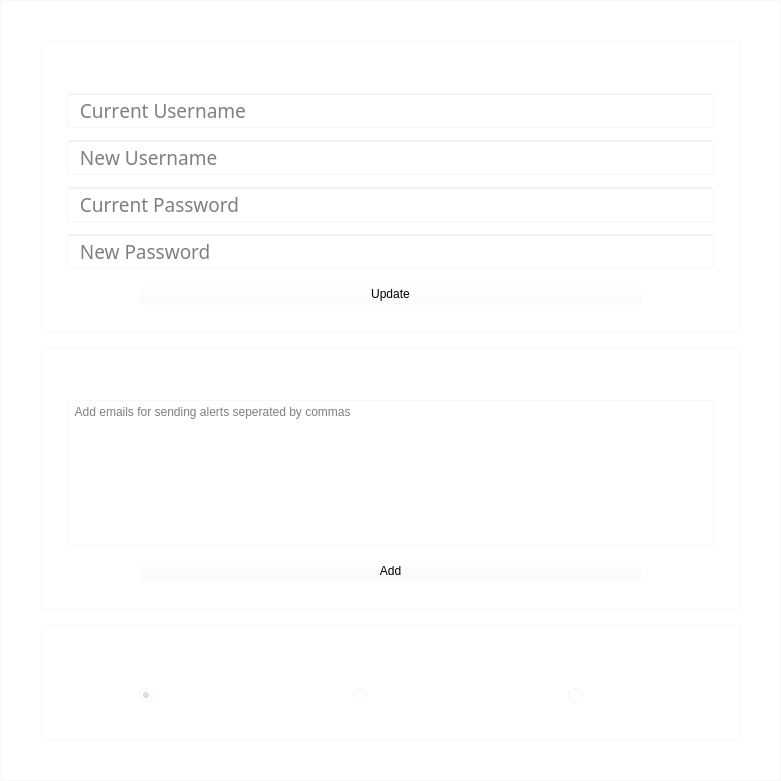
              <widget class="QFrame" name="frame_43">
               <property name="geometry">
                <rect>
                 <x>80</x>
                 <y>50</y>
                 <width>781</width>
                 <height>781</height>
                </rect>
               </property>
               <property name="styleSheet">
                <string notr="true">background-color:rgba(255,255,255,30);</string>
               </property>
               <property name="frameShape">
                <enum>QFrame::StyledPanel</enum>
               </property>
               <property name="frameShadow">
                <enum>QFrame::Raised</enum>
               </property>
               <layout class="QVBoxLayout" name="verticalLayout_3">
                <property name="spacing">
                 <number>15</number>
                </property>
                <property name="leftMargin">
                 <number>40</number>
                </property>
                <property name="topMargin">
                 <number>40</number>
                </property>
                <property name="rightMargin">
                 <number>40</number>
                </property>
                <property name="bottomMargin">
                 <number>40</number>
                </property>
                <item>
                 <widget class="QFrame" name="frame_119">
                  <property name="styleSheet">
                   <string notr="true">background-color:rgba(255,255,255,30);</string>
                  </property>
                  <property name="frameShape">
                   <enum>QFrame::StyledPanel</enum>
                  </property>
                  <property name="frameShadow">
                   <enum>QFrame::Raised</enum>
                  </property>
                  <layout class="QVBoxLayout" name="verticalLayout_9">
                   <property name="spacing">
                    <number>12</number>
                   </property>
                   <property name="leftMargin">
                    <number>25</number>
                   </property>
                   <property name="topMargin">
                    <number>25</number>
                   </property>
                   <property name="rightMargin">
                    <number>25</number>
                   </property>
                   <property name="bottomMargin">
                    <number>25</number>
                   </property>
                   <item>
                    <widget class="QLabel" name="label_118">
                     <property name="maximumSize">
                      <size>
                       <width>16777215</width>
                       <height>40</height>
                      </size>
                     </property>
                     <property name="text">
                      <string>&lt;html&gt;&lt;head/&gt;&lt;body&gt;&lt;p align=&quot;center&quot;&gt;&lt;span style=&quot; color:#ffffff;&quot;&gt;User Config&lt;/span&gt;&lt;/p&gt;&lt;/body&gt;&lt;/html&gt;</string>
                     </property>
                     <property name="margin">
                      <number>5</number>
                     </property>
                    </widget>
                   </item>
                   <item>
                    <widget class="QLineEdit" name="current_username">
                     <property name="minimumSize">
                      <size>
                       <width>0</width>
                       <height>0</height>
                      </size>
                     </property>
                     <property name="maximumSize">
                      <size>
                       <width>16777215</width>
                       <height>16777215</height>
                      </size>
                     </property>
                     <property name="font">
                      <font>
                       <family>Bahnschrift Light Condensed</family>
                       <pointsize>14</pointsize>
                       <weight>3</weight>
                       <italic>false</italic>
                       <bold>false</bold>
                       <kerning>false</kerning>
                      </font>
                     </property>
                     <property name="autoFillBackground">
                      <bool>false</bool>
                     </property>
                     <property name="styleSheet">
                      <string notr="true"/>
                     </property>
                     <property name="text">
                      <string/>
                     </property>
                     <property name="maxLength">
                      <number>35</number>
                     </property>
                     <property name="placeholderText">
                      <string>  Current Username</string>
                     </property>
                    </widget>
                   </item>
                   <item>
                    <widget class="QLineEdit" name="new_username">
                     <property name="minimumSize">
                      <size>
                       <width>0</width>
                       <height>0</height>
                      </size>
                     </property>
                     <property name="maximumSize">
                      <size>
                       <width>16777215</width>
                       <height>16777215</height>
                      </size>
                     </property>
                     <property name="font">
                      <font>
                       <family>Bahnschrift Light Condensed</family>
                       <pointsize>14</pointsize>
                       <weight>3</weight>
                       <italic>false</italic>
                       <bold>false</bold>
                       <kerning>false</kerning>
                      </font>
                     </property>
                     <property name="autoFillBackground">
                      <bool>false</bool>
                     </property>
                     <property name="styleSheet">
                      <string notr="true"/>
                     </property>
                     <property name="text">
                      <string/>
                     </property>
                     <property name="maxLength">
                      <number>35</number>
                     </property>
                     <property name="placeholderText">
                      <string>  New Username</string>
                     </property>
                    </widget>
                   </item>
                   <item>
                    <widget class="QLineEdit" name="current_password">
                     <property name="minimumSize">
                      <size>
                       <width>0</width>
                       <height>0</height>
                      </size>
                     </property>
                     <property name="maximumSize">
                      <size>
                       <width>16777215</width>
                       <height>16777215</height>
                      </size>
                     </property>
                     <property name="font">
                      <font>
                       <family>Bahnschrift Light Condensed</family>
                       <pointsize>14</pointsize>
                       <weight>3</weight>
                       <italic>false</italic>
                       <bold>false</bold>
                      </font>
                     </property>
                     <property name="styleSheet">
                      <string notr="true"/>
                     </property>
                     <property name="maxLength">
                      <number>32767</number>
                     </property>
                     <property name="frame">
                      <bool>true</bool>
                     </property>
                     <property name="echoMode">
                      <enum>QLineEdit::Password</enum>
                     </property>
                     <property name="placeholderText">
                      <string>  Current Password</string>
                     </property>
                    </widget>
                   </item>
                   <item>
                    <widget class="QLineEdit" name="new_password">
                     <property name="minimumSize">
                      <size>
                       <width>0</width>
                       <height>0</height>
                      </size>
                     </property>
                     <property name="maximumSize">
                      <size>
                       <width>16777215</width>
                       <height>16777215</height>
                      </size>
                     </property>
                     <property name="font">
                      <font>
                       <family>Bahnschrift Light Condensed</family>
                       <pointsize>14</pointsize>
                       <weight>3</weight>
                       <italic>false</italic>
                       <bold>false</bold>
                      </font>
                     </property>
                     <property name="styleSheet">
                      <string notr="true"/>
                     </property>
                     <property name="maxLength">
                      <number>32767</number>
                     </property>
                     <property name="frame">
                      <bool>true</bool>
                     </property>
                     <property name="echoMode">
                      <enum>QLineEdit::Password</enum>
                     </property>
                     <property name="placeholderText">
                      <string>  New Password</string>
                     </property>
                    </widget>
                   </item>
                   <item>
                    <widget class="QFrame" name="frame_120">
                     <property name="styleSheet">
                      <string notr="true">background-color:rgba(255,255,255,0);</string>
                     </property>
                     <property name="frameShape">
                      <enum>QFrame::StyledPanel</enum>
                     </property>
                     <property name="frameShadow">
                      <enum>QFrame::Raised</enum>
                     </property>
                     <layout class="QVBoxLayout" name="verticalLayout_131">
                      <property name="spacing">
                       <number>0</number>
                      </property>
                      <property name="leftMargin">
                       <number>0</number>
                      </property>
                      <property name="topMargin">
                       <number>0</number>
                      </property>
                      <property name="rightMargin">
                       <number>0</number>
                      </property>
                      <property name="bottomMargin">
                       <number>0</number>
                      </property>
                      <item>
                       <widget class="QFrame" name="frame_121">
                        <property name="frameShape">
                         <enum>QFrame::StyledPanel</enum>
                        </property>
                        <property name="frameShadow">
                         <enum>QFrame::Raised</enum>
                        </property>
                        <layout class="QHBoxLayout" name="horizontalLayout_127">
                         <property name="spacing">
                          <number>0</number>
                         </property>
                         <property name="leftMargin">
                          <number>0</number>
                         </property>
                         <property name="topMargin">
                          <number>0</number>
                         </property>
                         <property name="rightMargin">
                          <number>0</number>
                         </property>
                         <property name="bottomMargin">
                          <number>0</number>
                         </property>
                         <item>
                          <spacer name="horizontalSpacer_49">
                           <property name="orientation">
                            <enum>Qt::Horizontal</enum>
                           </property>
                           <property name="sizeType">
                            <enum>QSizePolicy::Fixed</enum>
                           </property>
                           <property name="sizeHint" stdset="0">
                            <size>
                             <width>70</width>
                             <height>20</height>
                            </size>
                           </property>
                          </spacer>
                         </item>
                         <item>
                          <widget class="QPushButton" name="update_user_config_button">
                           <property name="cursor">
                            <cursorShape>PointingHandCursor</cursorShape>
                           </property>
                           <property name="autoFillBackground">
                            <bool>false</bool>
                           </property>
                           <property name="text">
                            <string>Update</string>
                           </property>
                          </widget>
                         </item>
                         <item>
                          <spacer name="horizontalSpacer_50">
                           <property name="orientation">
                            <enum>Qt::Horizontal</enum>
                           </property>
                           <property name="sizeType">
                            <enum>QSizePolicy::Fixed</enum>
                           </property>
                           <property name="sizeHint" stdset="0">
                            <size>
                             <width>70</width>
                             <height>20</height>
                            </size>
                           </property>
                          </spacer>
                         </item>
                        </layout>
                       </widget>
                      </item>
                     </layout>
                    </widget>
                   </item>
                  </layout>
                 </widget>
                </item>
                <item>
                 <widget class="QFrame" name="frame_112">
                  <property name="styleSheet">
                   <string notr="true">background-color:rgba(255,255,255,30);</string>
                  </property>
                  <property name="frameShape">
                   <enum>QFrame::StyledPanel</enum>
                  </property>
                  <property name="frameShadow">
                   <enum>QFrame::Raised</enum>
                  </property>
                  <layout class="QVBoxLayout" name="verticalLayout_129">
                   <property name="spacing">
                    <number>12</number>
                   </property>
                   <property name="leftMargin">
                    <number>25</number>
                   </property>
                   <property name="topMargin">
                    <number>25</number>
                   </property>
                   <property name="rightMargin">
                    <number>25</number>
                   </property>
                   <property name="bottomMargin">
                    <number>25</number>
                   </property>
                   <item>
                    <widget class="QLabel" name="label_117">
                     <property name="maximumSize">
                      <size>
                       <width>16777215</width>
                       <height>40</height>
                      </size>
                     </property>
                     <property name="text">
                      <string>&lt;html&gt;&lt;head/&gt;&lt;body&gt;&lt;p align=&quot;center&quot;&gt;&lt;span style=&quot; color:#ffffff;&quot;&gt;Alert Emails&lt;/span&gt;&lt;/p&gt;&lt;/body&gt;&lt;/html&gt;</string>
                     </property>
                     <property name="margin">
                      <number>5</number>
                     </property>
                    </widget>
                   </item>
                   <item>
                    <widget class="QTextEdit" name="email_address_area_4">
                     <property name="placeholderText">
                      <string> Add emails for sending alerts seperated by commas</string>
                     </property>
                    </widget>
                   </item>
                   <item>
                    <widget class="QFrame" name="frame_117">
                     <property name="styleSheet">
                      <string notr="true">background-color:rgba(255,255,255,0);</string>
                     </property>
                     <property name="frameShape">
                      <enum>QFrame::StyledPanel</enum>
                     </property>
                     <property name="frameShadow">
                      <enum>QFrame::Raised</enum>
                     </property>
                     <layout class="QVBoxLayout" name="verticalLayout_130">
                      <property name="spacing">
                       <number>0</number>
                      </property>
                      <property name="leftMargin">
                       <number>0</number>
                      </property>
                      <property name="topMargin">
                       <number>0</number>
                      </property>
                      <property name="rightMargin">
                       <number>0</number>
                      </property>
                      <property name="bottomMargin">
                       <number>0</number>
                      </property>
                      <item>
                       <widget class="QFrame" name="frame_118">
                        <property name="frameShape">
                         <enum>QFrame::StyledPanel</enum>
                        </property>
                        <property name="frameShadow">
                         <enum>QFrame::Raised</enum>
                        </property>
                        <layout class="QHBoxLayout" name="horizontalLayout_126">
                         <property name="spacing">
                          <number>0</number>
                         </property>
                         <property name="leftMargin">
                          <number>0</number>
                         </property>
                         <property name="topMargin">
                          <number>0</number>
                         </property>
                         <property name="rightMargin">
                          <number>0</number>
                         </property>
                         <property name="bottomMargin">
                          <number>0</number>
                         </property>
                         <item>
                          <spacer name="horizontalSpacer_47">
                           <property name="orientation">
                            <enum>Qt::Horizontal</enum>
                           </property>
                           <property name="sizeType">
                            <enum>QSizePolicy::Fixed</enum>
                           </property>
                           <property name="sizeHint" stdset="0">
                            <size>
                             <width>70</width>
                             <height>20</height>
                            </size>
                           </property>
                          </spacer>
                         </item>
                         <item>
                          <widget class="QPushButton" name="add_email_address_button_4">
                           <property name="cursor">
                            <cursorShape>PointingHandCursor</cursorShape>
                           </property>
                           <property name="text">
                            <string>Add</string>
                           </property>
                          </widget>
                         </item>
                         <item>
                          <spacer name="horizontalSpacer_48">
                           <property name="orientation">
                            <enum>Qt::Horizontal</enum>
                           </property>
                           <property name="sizeType">
                            <enum>QSizePolicy::Fixed</enum>
                           </property>
                           <property name="sizeHint" stdset="0">
                            <size>
                             <width>70</width>
                             <height>20</height>
                            </size>
                           </property>
                          </spacer>
                         </item>
                        </layout>
                       </widget>
                      </item>
                     </layout>
                    </widget>
                   </item>
                  </layout>
                 </widget>
                </item>
                <item>
                 <widget class="QFrame" name="frame_106">
                  <property name="styleSheet">
                   <string notr="true">background-color:rgba(255,255,255,30);</string>
                  </property>
                  <property name="frameShape">
                   <enum>QFrame::StyledPanel</enum>
                  </property>
                  <property name="frameShadow">
                   <enum>QFrame::Raised</enum>
                  </property>
                  <layout class="QVBoxLayout" name="verticalLayout_119">
                   <property name="spacing">
                    <number>12</number>
                   </property>
                   <property name="leftMargin">
                    <number>25</number>
                   </property>
                   <property name="topMargin">
                    <number>25</number>
                   </property>
                   <property name="rightMargin">
                    <number>25</number>
                   </property>
                   <property name="bottomMargin">
                    <number>25</number>
                   </property>
                   <item>
                    <widget class="QLabel" name="label_112">
                     <property name="maximumSize">
                      <size>
                       <width>16777215</width>
                       <height>40</height>
                      </size>
                     </property>
                     <property name="text">
                      <string>&lt;html&gt;&lt;head/&gt;&lt;body&gt;&lt;p align=&quot;center&quot;&gt;&lt;span style=&quot; color:#ffffff;&quot;&gt;Log Files Duration&lt;/span&gt;&lt;/p&gt;&lt;/body&gt;&lt;/html&gt;</string>
                     </property>
                     <property name="margin">
                      <number>5</number>
                     </property>
                    </widget>
                   </item>
                   <item>
                    <widget class="QFrame" name="frame_107">
                     <property name="styleSheet">
                      <string notr="true">background-color:rgba(255,255,255,0);</string>
                     </property>
                     <property name="frameShape">
                      <enum>QFrame::StyledPanel</enum>
                     </property>
                     <property name="frameShadow">
                      <enum>QFrame::Raised</enum>
                     </property>
                     <layout class="QVBoxLayout" name="verticalLayout_122">
                      <property name="spacing">
                       <number>0</number>
                      </property>
                      <property name="leftMargin">
                       <number>0</number>
                      </property>
                      <property name="topMargin">
                       <number>0</number>
                      </property>
                      <property name="rightMargin">
                       <number>0</number>
                      </property>
                      <property name="bottomMargin">
                       <number>0</number>
                      </property>
                      <item>
                       <widget class="QFrame" name="frame_108">
                        <property name="frameShape">
                         <enum>QFrame::StyledPanel</enum>
                        </property>
                        <property name="frameShadow">
                         <enum>QFrame::Raised</enum>
                        </property>
                        <layout class="QHBoxLayout" name="horizontalLayout_122">
                         <property name="spacing">
                          <number>0</number>
                         </property>
                         <property name="leftMargin">
                          <number>0</number>
                         </property>
                         <property name="topMargin">
                          <number>0</number>
                         </property>
                         <property name="rightMargin">
                          <number>0</number>
                         </property>
                         <property name="bottomMargin">
                          <number>0</number>
                         </property>
                         <item>
                          <spacer name="horizontalSpacer_38">
                           <property name="orientation">
                            <enum>Qt::Horizontal</enum>
                           </property>
                           <property name="sizeType">
                            <enum>QSizePolicy::Fixed</enum>
                           </property>
                           <property name="sizeHint" stdset="0">
                            <size>
                             <width>70</width>
                             <height>20</height>
                            </size>
                           </property>
                          </spacer>
                         </item>
                         <item>
                          <widget class="QRadioButton" name="monthly">
                           <property name="font">
                            <font>
                             <family>Bahnschrift Light Condensed</family>
                             <pointsize>14</pointsize>
                             <weight>3</weight>
                             <italic>false</italic>
                             <bold>false</bold>
                             <stylestrategy>PreferDefault</stylestrategy>
                            </font>
                           </property>
                           <property name="contextMenuPolicy">
                            <enum>Qt::DefaultContextMenu</enum>
                           </property>
                           <property name="layoutDirection">
                            <enum>Qt::LeftToRight</enum>
                           </property>
                           <property name="styleSheet">
                            <string notr="true">background-color:rgba(255,255,255,30);
color: rgb(255, 255, 255);</string>
                           </property>
                           <property name="text">
                            <string>Monthly</string>
                           </property>
                           <property name="checked">
                            <bool>true</bool>
                           </property>
                          </widget>
                         </item>
                         <item>
                          <spacer name="horizontalSpacer_39">
                           <property name="orientation">
                            <enum>Qt::Horizontal</enum>
                           </property>
                           <property name="sizeType">
                            <enum>QSizePolicy::Fixed</enum>
                           </property>
                           <property name="sizeHint" stdset="0">
                            <size>
                             <width>70</width>
                             <height>20</height>
                            </size>
                           </property>
                          </spacer>
                         </item>
                         <item>
                          <widget class="QRadioButton" name="quaterly">
                           <property name="styleSheet">
                            <string notr="true">background-color:rgba(255,255,255,30);
color: rgb(255, 255, 255);</string>
                           </property>
                           <property name="text">
                            <string>Quaterly</string>
                           </property>
                           <property name="checked">
                            <bool>false</bool>
                           </property>
                          </widget>
                         </item>
                         <item>
                          <spacer name="horizontalSpacer_40">
                           <property name="orientation">
                            <enum>Qt::Horizontal</enum>
                           </property>
                           <property name="sizeType">
                            <enum>QSizePolicy::Fixed</enum>
                           </property>
                           <property name="sizeHint" stdset="0">
                            <size>
                             <width>70</width>
                             <height>20</height>
                            </size>
                           </property>
                          </spacer>
                         </item>
                         <item>
                          <widget class="QRadioButton" name="yearly">
                           <property name="styleSheet">
                            <string notr="true">background-color:rgba(255,255,255,30);
color: rgb(255, 255, 255);</string>
                           </property>
                           <property name="text">
                            <string>Yearly</string>
                           </property>
                          </widget>
                         </item>
                        </layout>
                       </widget>
                      </item>
                     </layout>
                    </widget>
                   </item>
                  </layout>
                 </widget>
                </item>
               </layout>
              </widget>
